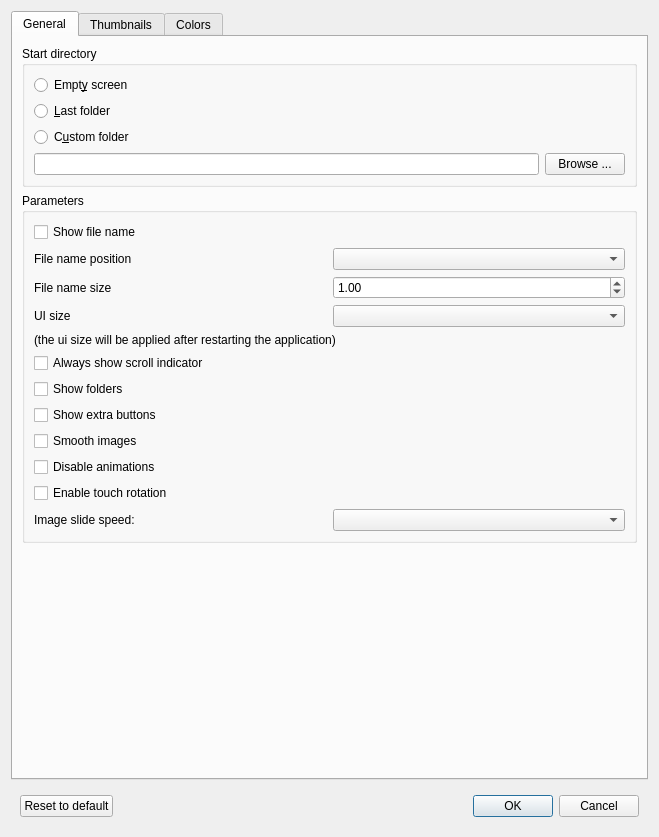
<?xml version="1.0" encoding="UTF-8"?>
<ui version="4.0">
 <class>ConfigDialog</class>
 <widget class="QDialog" name="ConfigDialog">
  <property name="geometry">
   <rect>
    <x>0</x>
    <y>0</y>
    <width>659</width>
    <height>837</height>
   </rect>
  </property>
  <property name="windowTitle">
   <string>Settings</string>
  </property>
  <property name="locale">
   <locale language="English" country="UnitedStates"/>
  </property>
  <layout class="QVBoxLayout" name="verticalLayout_3">
   <item>
    <widget class="QTabWidget" name="tabWidget">
     <property name="currentIndex">
      <number>0</number>
     </property>
     <widget class="QWidget" name="tab">
      <attribute name="title">
       <string>General</string>
      </attribute>
      <layout class="QVBoxLayout" name="verticalLayout_4">
       <item>
        <widget class="QGroupBox" name="groupBox">
         <property name="title">
          <string>Start directory</string>
         </property>
         <layout class="QVBoxLayout" name="verticalLayout">
          <item>
           <widget class="QRadioButton" name="radioButton">
            <property name="text">
             <string>Empt&amp;y screen</string>
            </property>
           </widget>
          </item>
          <item>
           <widget class="QRadioButton" name="radioButton_2">
            <property name="text">
             <string>&amp;Last folder</string>
            </property>
           </widget>
          </item>
          <item>
           <widget class="QRadioButton" name="radioButton_3">
            <property name="text">
             <string>C&amp;ustom folder</string>
            </property>
           </widget>
          </item>
          <item>
           <widget class="QWidget" name="widget" native="true">
            <property name="sizePolicy">
             <sizepolicy hsizetype="Preferred" vsizetype="Minimum">
              <horstretch>0</horstretch>
              <verstretch>0</verstretch>
             </sizepolicy>
            </property>
            <layout class="QHBoxLayout" name="horizontalLayout">
             <property name="leftMargin">
              <number>0</number>
             </property>
             <property name="topMargin">
              <number>0</number>
             </property>
             <property name="rightMargin">
              <number>0</number>
             </property>
             <property name="bottomMargin">
              <number>0</number>
             </property>
             <item>
              <widget class="QLineEdit" name="le_start_path"/>
             </item>
             <item>
              <widget class="QPushButton" name="b_browse">
               <property name="text">
                <string>Browse ...</string>
               </property>
              </widget>
             </item>
            </layout>
           </widget>
          </item>
         </layout>
        </widget>
       </item>
       <item>
        <widget class="QGroupBox" name="groupBox_2">
         <property name="title">
          <string>Parameters</string>
         </property>
         <layout class="QVBoxLayout" name="verticalLayout_2">
          <item>
           <widget class="QCheckBox" name="cb_show_name">
            <property name="text">
             <string>Show file name</string>
            </property>
           </widget>
          </item>
          <item>
           <widget class="QWidget" name="widget_4" native="true">
            <layout class="QHBoxLayout" name="horizontalLayout_4">
             <property name="leftMargin">
              <number>0</number>
             </property>
             <property name="topMargin">
              <number>0</number>
             </property>
             <property name="rightMargin">
              <number>0</number>
             </property>
             <property name="bottomMargin">
              <number>0</number>
             </property>
             <item>
              <widget class="QLabel" name="label_2">
               <property name="text">
                <string>File name position</string>
               </property>
              </widget>
             </item>
             <item>
              <widget class="QComboBox" name="combo_file_name_position"/>
             </item>
            </layout>
           </widget>
          </item>
          <item>
           <widget class="QWidget" name="widget_6" native="true">
            <layout class="QHBoxLayout" name="horizontalLayout_6">
             <property name="leftMargin">
              <number>0</number>
             </property>
             <property name="topMargin">
              <number>0</number>
             </property>
             <property name="rightMargin">
              <number>0</number>
             </property>
             <property name="bottomMargin">
              <number>0</number>
             </property>
             <item>
              <widget class="QLabel" name="label_3">
               <property name="text">
                <string>File name size</string>
               </property>
              </widget>
             </item>
             <item>
              <widget class="QDoubleSpinBox" name="spin_file_name_size">
               <property name="minimum">
                <double>0.200000000000000</double>
               </property>
               <property name="maximum">
                <double>40.000000000000000</double>
               </property>
               <property name="singleStep">
                <double>0.500000000000000</double>
               </property>
               <property name="value">
                <double>1.000000000000000</double>
               </property>
              </widget>
             </item>
            </layout>
           </widget>
          </item>
          <item>
           <widget class="QWidget" name="widget_7" native="true">
            <layout class="QHBoxLayout" name="horizontalLayout_7">
             <property name="leftMargin">
              <number>0</number>
             </property>
             <property name="topMargin">
              <number>0</number>
             </property>
             <property name="rightMargin">
              <number>0</number>
             </property>
             <property name="bottomMargin">
              <number>0</number>
             </property>
             <item>
              <widget class="QLabel" name="label_4">
               <property name="text">
                <string>UI size</string>
               </property>
              </widget>
             </item>
             <item>
              <widget class="QComboBox" name="combo_ui_size"/>
             </item>
            </layout>
           </widget>
          </item>
          <item>
           <widget class="QLabel" name="label_5">
            <property name="text">
             <string>(the ui size will be applied after restarting the application)</string>
            </property>
           </widget>
          </item>
          <item>
           <widget class="QCheckBox" name="cb_show_scroll">
            <property name="text">
             <string>Always show scroll indicator</string>
            </property>
           </widget>
          </item>
          <item>
           <widget class="QCheckBox" name="cb_showfolders">
            <property name="text">
             <string>Show folders</string>
            </property>
           </widget>
          </item>
          <item>
           <widget class="QCheckBox" name="cb_extra_buttons">
            <property name="text">
             <string>Show extra buttons</string>
            </property>
           </widget>
          </item>
          <item>
           <widget class="QCheckBox" name="cb_smooth_images">
            <property name="text">
             <string>Smooth images</string>
            </property>
           </widget>
          </item>
          <item>
           <widget class="QCheckBox" name="cb_disable_animations">
            <property name="text">
             <string>Disable animations</string>
            </property>
           </widget>
          </item>
          <item>
           <widget class="QCheckBox" name="cb_allow_rotation">
            <property name="text">
             <string>Enable touch rotation</string>
            </property>
           </widget>
          </item>
          <item>
           <widget class="QWidget" name="widget_3" native="true">
            <layout class="QHBoxLayout" name="horizontalLayout_3">
             <property name="leftMargin">
              <number>0</number>
             </property>
             <property name="topMargin">
              <number>0</number>
             </property>
             <property name="rightMargin">
              <number>0</number>
             </property>
             <property name="bottomMargin">
              <number>0</number>
             </property>
             <item>
              <widget class="QLabel" name="label">
               <property name="text">
                <string>Image slide speed:</string>
               </property>
              </widget>
             </item>
             <item>
              <widget class="QComboBox" name="combo_slide_speed"/>
             </item>
            </layout>
           </widget>
          </item>
         </layout>
        </widget>
       </item>
       <item>
        <spacer name="verticalSpacer_3">
         <property name="orientation">
          <enum>Qt::Vertical</enum>
         </property>
         <property name="sizeHint" stdset="0">
          <size>
           <width>20</width>
           <height>40</height>
          </size>
         </property>
        </spacer>
       </item>
      </layout>
     </widget>
     <widget class="QWidget" name="tab_2">
      <attribute name="title">
       <string>Thumbnails</string>
      </attribute>
      <layout class="QVBoxLayout" name="verticalLayout_5">
       <item>
        <widget class="QCheckBox" name="cb_thumbnail_square">
         <property name="toolTip">
          <string>Thumbnail shape is a square instead of a rectangle</string>
         </property>
         <property name="text">
          <string>Square thumbnails</string>
         </property>
        </widget>
       </item>
       <item>
        <widget class="QCheckBox" name="cb_thumbnail_spacing">
         <property name="toolTip">
          <string>Thumbnails have spacing between them</string>
         </property>
         <property name="text">
          <string>Spacing between thumbnails</string>
         </property>
        </widget>
       </item>
       <item>
        <widget class="QCheckBox" name="cb_thumbnail_crop">
         <property name="toolTip">
          <string>The image is cropped to fit he thumbnail istead of being resized</string>
         </property>
         <property name="text">
          <string>Crop thumbnails</string>
         </property>
        </widget>
       </item>
       <item>
        <widget class="QCheckBox" name="cb_thumbnails_show_name">
         <property name="text">
          <string>Show image names</string>
         </property>
        </widget>
       </item>
       <item>
        <widget class="QCheckBox" name="cb_thumbnail_text_under_image">
         <property name="text">
          <string>Thumbnail text under the image</string>
         </property>
        </widget>
       </item>
       <item>
        <spacer name="verticalSpacer">
         <property name="orientation">
          <enum>Qt::Vertical</enum>
         </property>
         <property name="sizeHint" stdset="0">
          <size>
           <width>20</width>
           <height>317</height>
          </size>
         </property>
        </spacer>
       </item>
      </layout>
     </widget>
     <widget class="QWidget" name="tab_3">
      <attribute name="title">
       <string>Colors</string>
      </attribute>
      <layout class="QVBoxLayout" name="verticalLayout_6">
       <item>
        <widget class="QLabel" name="lb_color_preview">
         <property name="minimumSize">
          <size>
           <width>0</width>
           <height>64</height>
          </size>
         </property>
         <property name="text">
          <string>Color Preview Area</string>
         </property>
         <property name="alignment">
          <set>Qt::AlignCenter</set>
         </property>
        </widget>
       </item>
       <item>
        <widget class="QWidget" name="widget_2" native="true">
         <layout class="QHBoxLayout" name="horizontalLayout_2">
          <item>
           <widget class="QPushButton" name="b_background">
            <property name="text">
             <string>Background color</string>
            </property>
           </widget>
          </item>
          <item>
           <widget class="QPushButton" name="b_text">
            <property name="text">
             <string>Text color</string>
            </property>
           </widget>
          </item>
         </layout>
        </widget>
       </item>
       <item>
        <spacer name="verticalSpacer_2">
         <property name="orientation">
          <enum>Qt::Vertical</enum>
         </property>
         <property name="sizeHint" stdset="0">
          <size>
           <width>20</width>
           <height>227</height>
          </size>
         </property>
        </spacer>
       </item>
      </layout>
     </widget>
    </widget>
   </item>
   <item>
    <widget class="QWidget" name="widget_5" native="true">
     <layout class="QHBoxLayout" name="horizontalLayout_5">
      <item>
       <widget class="QPushButton" name="b_defaults">
        <property name="text">
         <string>Reset to default</string>
        </property>
       </widget>
      </item>
      <item>
       <spacer name="horizontalSpacer">
        <property name="orientation">
         <enum>Qt::Horizontal</enum>
        </property>
        <property name="sizeHint" stdset="0">
         <size>
          <width>35</width>
          <height>20</height>
         </size>
        </property>
       </spacer>
      </item>
      <item>
       <widget class="QDialogButtonBox" name="buttonBox">
        <property name="orientation">
         <enum>Qt::Horizontal</enum>
        </property>
        <property name="standardButtons">
         <set>QDialogButtonBox::Cancel|QDialogButtonBox::Ok</set>
        </property>
       </widget>
      </item>
     </layout>
    </widget>
   </item>
  </layout>
 </widget>
 <resources/>
 <connections>
  <connection>
   <sender>buttonBox</sender>
   <signal>accepted()</signal>
   <receiver>ConfigDialog</receiver>
   <slot>accept()</slot>
   <hints>
    <hint type="sourcelabel">
     <x>248</x>
     <y>254</y>
    </hint>
    <hint type="destinationlabel">
     <x>157</x>
     <y>274</y>
    </hint>
   </hints>
  </connection>
  <connection>
   <sender>buttonBox</sender>
   <signal>rejected()</signal>
   <receiver>ConfigDialog</receiver>
   <slot>reject()</slot>
   <hints>
    <hint type="sourcelabel">
     <x>316</x>
     <y>260</y>
    </hint>
    <hint type="destinationlabel">
     <x>286</x>
     <y>274</y>
    </hint>
   </hints>
  </connection>
 </connections>
</ui>
